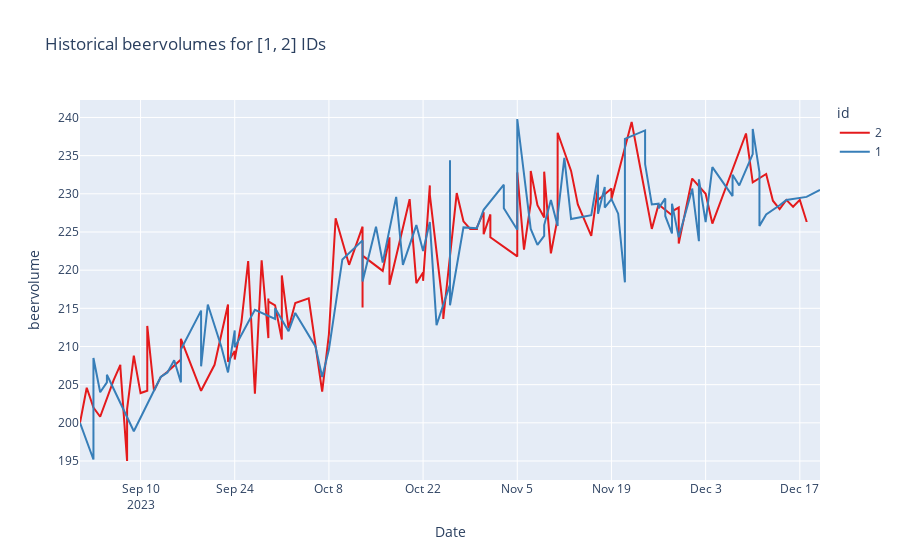

Write notebook code for a chart like this one.
### Markdown cell above
Look at historical values for 1 and 2 IDs.

### Code cell
plot_historical_id([1,2], data_generated)
